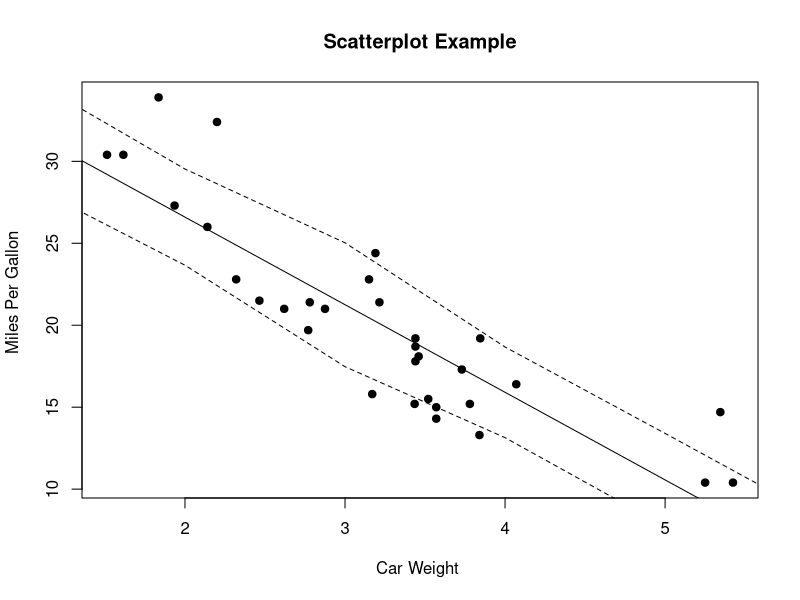

This figure's R source:
#### Written by D. Hall from the U of T Peng Group on 20180323. davidross.hall@mail.utoronto.ca
#### Confidence interval code derived heavily from the of RPubs found here https://goo.gl/J5WZYe
#### Code to generate example scatter plot taken from R. Kabacoff (2017) found here https://goo.gl/CsE2Eb

#### Code generates Confidence interval bars on a linear fit. 

#### Function inputs: GenPlot <- previously generated scatter plot
#                     x <- x value of GenPlot
#                     y <- y value of GenPlot
#                     CISignificance <- numerical value of condience interval. i.e 0.95 means a 95% confidence level. 

LinearFitCI <- function(GenPlot, x, y, CISignificance){
  n <- length(y) # Find length of y to use as sample size
  lm.model <- lm(y ~ x) # Fit linear model
  
  # Extract fitted coefficients from model object
  b0 <- lm.model$coefficients[1]
  b1 <- lm.model$coefficients[2]
  
  # Find SSE and MSE
  sse <- sum((y - lm.model$fitted.values)^2)
  mse <- sse / (n - 2)
  
  t.val <- qt(CISignificance, n - 2) # Calculate critical t-value
  
  # Fit linear model with extracted coefficients
  x_new <- min(x):max(x)
  y.fit <- b1 * x_new + b0
  
  # Find the standard error of the regression line
  se <- sqrt(sum((y - y.fit)^2) / (n - 2)) * sqrt(1 / n + (x - mean(x))^2 / sum((x - mean(x))^2))
  
  # Fit a new linear model that extends past the given data points (for plotting)
  x_new2 <- 1:max(x + 100)
  y.fit2 <- b1 * x_new2 + b0
  
  # Warnings of mismatched lengths are suppressed
  slope.upper <- suppressWarnings(y.fit2 + t.val * se)
  slope.lower <- suppressWarnings(y.fit2 - t.val * se)
  
  # Collect the computed confidence bands into a data.frame and name the colums
  bands <- data.frame(cbind(slope.lower, slope.upper))
  colnames(bands) <- c('Lower Confidence Band', 'Upper Confidence Band')
  
  # Plot the fitted linear regression line and the computed confidence bands
  GenPlot
  lines(y.fit2, col = 'black', lwd = 1)
  lines(bands[1], col = 'black', lty = 2, lwd = 1)
  lines(bands[2], col = 'black', lty = 2, lwd = 1)
}
####-------------------------------

#### Example code of linear fit with Confidence Intervals #####

attach(mtcars)

# Generate a simple scatter plot from the "cars" dataset
x <- plot(wt, mpg, main="Scatterplot Example",
     xlab="Car Weight ", ylab="Miles Per Gallon ", pch=19) 

LinearFitCI(x, wt, mpg, 0.95)